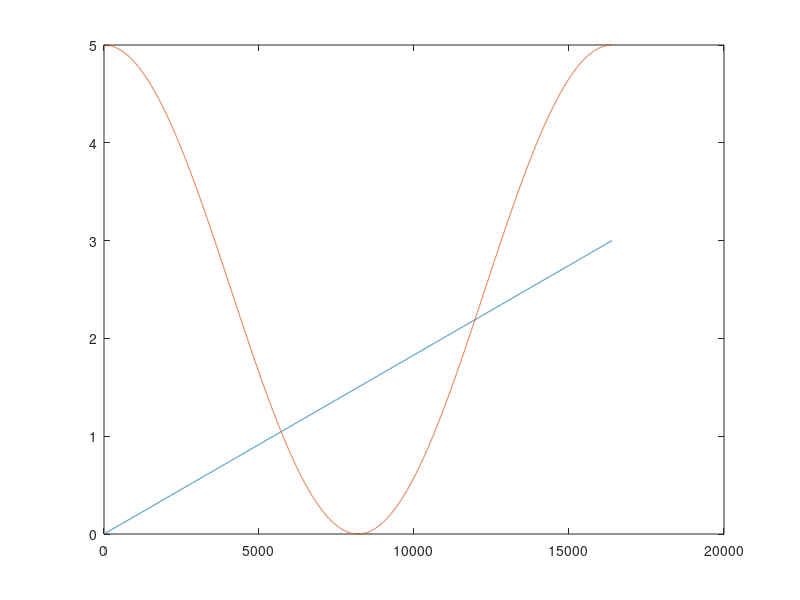

Here is the MATLAB script that generated this plot:
% This will give arbitrary results, but the algorithm is sound

f1 = 50e6;
f2 = 30e6;
c = 3e8;
k1 = c/(2*f1)*2^15;
k2 = c/(2*f2)*2^15;

ppf = 128*128; % pixels per frame

theta1 = [0:ppf-1]*4;
theta2 = floor((cos([1:ppf]*2*pi/(ppf+1))+1)*2^15);

m1 = theta1*k1/(2^31);
m2 = theta2*k2/(2^31);

%figure; plot(1:ppf,m1,1:ppf,m2);

k1 = c/(2*f1);
k2 = c/(2*f2);

theta1 = [0:ppf-1]*2*pi/ppf;
theta2 = (cos([1:ppf]*2*pi/ppf)+1)*pi;
m1 = theta1*k1/(2*pi);
m2 = theta2*k2/(2*pi);

figure; plot(1:ppf,m1,1:ppf,m2);

d = ones(ppf,1)*2^16;
min_diff = ones(ppf,1)*2^16;

% this is algorithm in software.
for i = 1:ppf
    d1 = m1(i);

    for n1 = 0:floor(k1)-1
        d2 = m2(i);
        for n2 = 0:floor(k2)-1
            %d1 = m1(i) + n1*k1;
            %d2 = m2(i) + n2*k2;
            diff = abs(d1 - d2);
            if diff < min_diff(i)
                d(i) = (d1+d2)/2;
                min_diff(i) = diff;
            end
            d2 = d2 + k2;
        end
        d1 = d1 + k1;
    end
end

%figure; plot(1:ppf,min_diff,1:ppf,d);
%figure; plot(d)

d = ones(ppf,1)*k1*k2;
min_diff = ones(ppf,1)*k1*k2;

% Hardware algorithm unrolls loops.
for i = 2000%1:ppf
    
    d1 = m1(i)
    d2 = m2(i)
    
    p1 = theta1(i)
    p2 = theta2(i)
    
    % Use Chinese Remainder Theorem
    % First convert 
    
    diff = abs(d1-d2);
    if diff < min_diff(i)
        d(i) = (d1+d2)/2;
        min_diff(i) = diff;
    end
    d2 = d2 + k2;
    diff = abs(d1-d2);
    if diff < min_diff(i)
        d(i) = (d1+d2)/2;
        min_diff(i) = diff;
    end
    d2 = d2 + k2;
    diff = abs(d1-d2);
    if diff < min_diff(i)
        d(i) = (d1+d2)/2;
        min_diff(i) = diff;
    end
    d1 = d1 + k1;
    d2 = m2(i);
    diff = abs(d1-d2);
    if diff < min_diff(i)
        d(i) = (d1+d2)/2;
        min_diff(i) = diff;
    end
    d2 = d2 + k2;
    diff = abs(d1-d2);
    if diff < min_diff(i)
        d(i) = (d1+d2)/2;
        min_diff(i) = diff;
    end
    d2 = d2 + k2;
    diff = abs(d1-d2);
    if diff < min_diff(i)
        d(i) = (d1+d2)/2;
        min_diff(i) = diff;
    end
    d1 = d1 + k1;
    d2 = m2(i);
    diff = abs(d1-d2);
    if diff < min_diff(i)
        d(i) = (d1+d2)/2;
        min_diff(i) = diff;
    end
    d2 = d2 + k2;
    diff = abs(d1-d2);
    if diff < min_diff(i)
        d(i) = (d1+d2)/2;
        min_diff(i) = diff;
    end
    d2 = d2 + k2;
    diff = abs(d1-d2);
    if diff < min_diff(i)
        d(i) = (d1+d2)/2;
        min_diff(i) = diff;
    end
    d(i)
end


%figure; plot(min_diff);
%figure; plot(d)